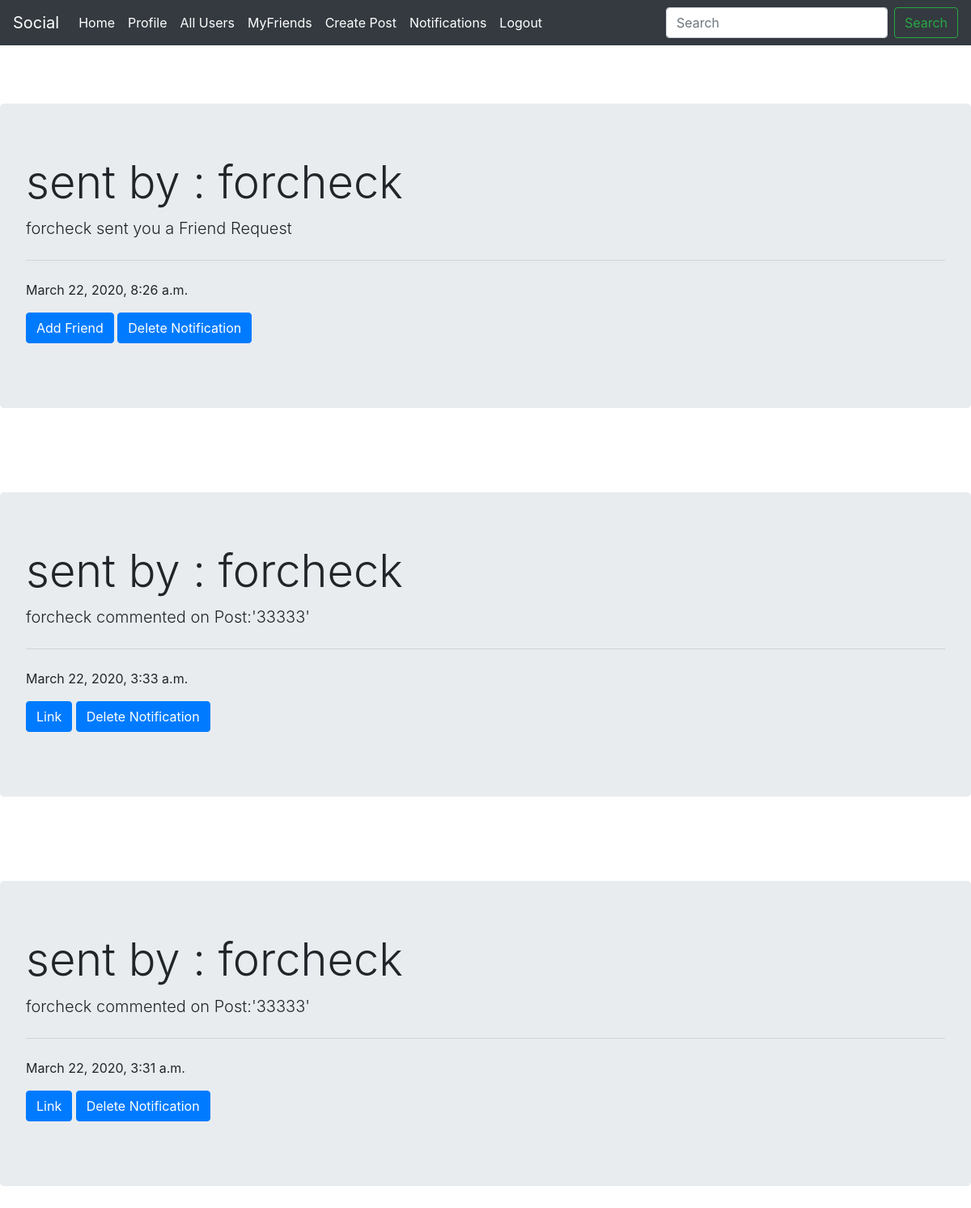
Page /main/notifications/ (signed in) on the committed database.
### main/models.py (models this page shows)
class Notification(models.Model):
    notif_type=models.IntegerField(default=0)
    fk_sender_id=models.ForeignKey(User,on_delete=models.CASCADE,related_name="fk_sender_id")
    fk_receiver_id=models.ForeignKey(User,on_delete=models.CASCADE,related_name="fk_receiver_id")
    fk_post_id=models.ForeignKey(Post,on_delete=models.CASCADE,null=True, blank=True)
    content=models.CharField(max_length=100)
    date_time=models.DateTimeField(auto_now_add=True)

### main/views.py (the view)
# urls.py: path('notifications/',views.notifications,name='name_notifications'),
@login_required
def notifications(request):
    notifs=Notification.objects.filter(fk_receiver_id=request.user).order_by("-date_time")
    return render(request,'main/notifications.html',{'notifs':notifs})

### main/templates/main/notifications.html (shortened to what this page needs)
{% extends 'main/base.html' %}
{% load static %}
    {% block content %}
    {% for notif in notifs %}
    <br><br><br>
            {% if notif.notif_type == 2 %}
            <div class="jumbotron">
                <h1 class="display-4">sent by :  {{notif.fk_sender_id}}</h1>
                <p class="lead">{{notif.content}}</p>
                <hr class="my-4">
                <p>{{ notif.date_time }}</p>
                <p>
                    <a class="btn btn-primary" href="{% url 'name_add_friend' pk=notif.fk_sender_id.pk %}">Add Friend</a>
                    <a  class="btn btn-primary" href="{% url 'name_delete_notification' pk=notif.pk %}">Delete Notification</a>
                </p>
            </div>
            {% elif notif.notif_type == 3 %}
            <div class="jumbotron">
                <h1 class="display-4">sent by :  {{notif.fk_sender_id}}</h1>
                <p class="lead">{{notif.content}}</p>
                <hr class="my-4">
                <p>{{ notif.date_time }}</p>
                <p>
                    <a class="btn btn-primary" href="{% url 'name_display_single_post' pk=notif.fk_post_id.id %}">Link</a>
                    <a class="btn btn-primary" href="{% url 'name_delete_notification' pk=notif.pk %}">Delete Notification</a>
                </p>
            </div>
            {% endif %}
    {% endfor %}
    {% endblock %}

### rows in the picture
Notification: fk_sender_id "forcheck", content "forcheck sent you a Friend Request", date_time "March 22, 2020, 8:26 a.m."
Notification: fk_sender_id "forcheck", content "forcheck commented on Post:'33333'", date_time "March 22, 2020, 3:33 a.m."
Notification: fk_sender_id "forcheck", content "forcheck commented on Post:'33333'", date_time "March 22, 2020, 3:31 a.m."
